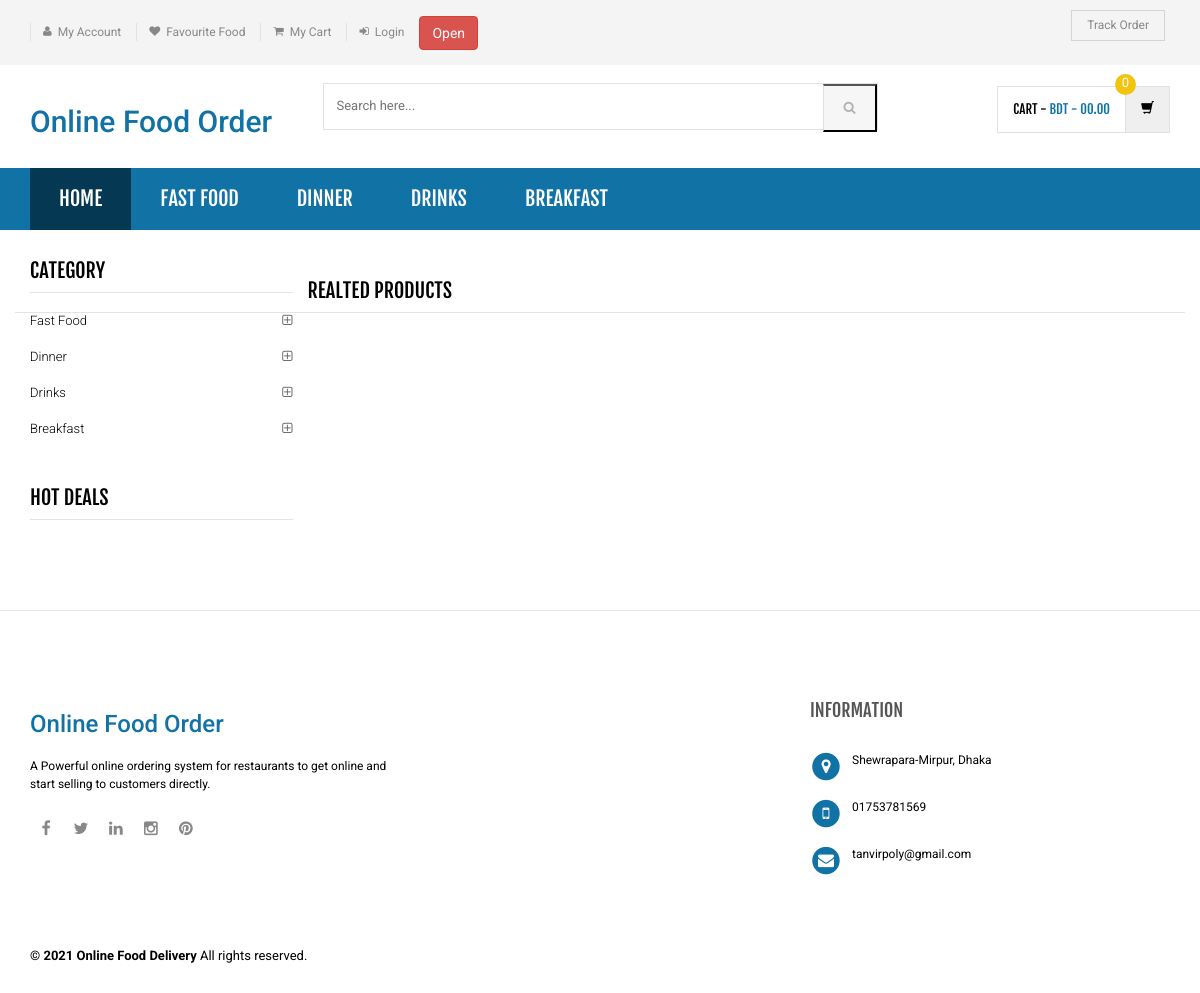
Page /product-details.php on the committed database.
### tables this page shows
CREATE TABLE `category` (
  `id` int(11) NOT NULL,
  `categoryName` varchar(255) DEFAULT NULL,
  `categoryDescription` longtext DEFAULT NULL,
  `creationDate` timestamp NOT NULL DEFAULT current_timestamp(),
  `updationDate` varchar(255) DEFAULT NULL
);

### product-details.php (the view, shortened to what this page needs)
<?php
include('includes/config.php');
?>
<!DOCTYPE html>
<html lang="en">
<head>
	<link rel="stylesheet" href="assets/css/bootstrap.min.css">
	<link rel="stylesheet" href="assets/css/main.css">
	<link rel="stylesheet" href="assets/css/green.css">
	<link rel="stylesheet" href="assets/css/owl.carousel.css">
	<link rel="stylesheet" href="assets/css/owl.transitions.css">
	<link href="assets/css/lightbox.css" rel="stylesheet">
	<link rel="stylesheet" href="assets/css/animate.min.css">
	<link rel="stylesheet" href="assets/css/rateit.css">
	<link rel="stylesheet" href="assets/css/bootstrap-select.min.css">
	<link rel="stylesheet" href="assets/css/config.css">
	<link href="assets/css/green.css" rel="alternate stylesheet" title="Green color">
	<link href="assets/css/blue.css" rel="alternate stylesheet" title="Blue color">
	<link href="assets/css/red.css" rel="alternate stylesheet" title="Red color">
	<link href="assets/css/orange.css" rel="alternate stylesheet" title="Orange color">
	<link href="assets/css/dark-green.css" rel="alternate stylesheet" title="Darkgreen color">
	<link rel="stylesheet" href="assets/css/font-awesome.min.css">
</head>
<body class="cnt-home">
	<header class="header-style-1">
		<?php include('includes/top-header.php');?>
		<?php include('includes/main-header.php');?>
		<?php include('includes/menu-bar.php');?>
	</header>
	<div class="body-content outer-top-xs">
		<div class='container'>
			<div class='row single-product outer-bottom-sm '>
				<div class='col-md-3 sidebar'>
					<div class="sidebar-module-container">
						<div class="sidebar-widget outer-bottom-xs wow fadeInUp">
							<h3 class="section-title">Category</h3>
							<div class="sidebar-widget-body m-t-10">
								<div class="accordion">
									<?php $sql=mysqli_query($con,"select id,categoryName  from category");
									while($row=mysqli_fetch_array($sql))
									{
										?>
										<div class="accordion-group">
											<div class="accordion-heading">
												<a href="category.php?cid=<?php echo $row['id'];?>"  class="accordion-toggle collapsed">
													<?php echo $row['categoryName'];?>
												</a>
											</div>
										</div>
									<?php } ?>
								</div>
							</div>
						</div>
						<div class="sidebar-widget hot-deals wow fadeInUp">
							<h3 class="section-title">hot deals</h3>
								</div>
							</div>
						</div>
									<section class="section featured-product wow fadeInUp">
										<h3 class="section-title">Realted Products </h3>
											</section>
										</div>
									</div>
								</div>
							<?php include('includes/footer.php');?>
						</body>
						</html>

### includes/menu-bar.php (shortened to what this page needs)
<div class="header-nav animate-dropdown">
    <div class="container">
        <div class="yamm navbar navbar-default" role="navigation">
            <div class="nav-bg-class">
                <div class="navbar-collapse collapse" id="mc-horizontal-menu-collapse">
                   <div class="nav-outer">
                      <ul class="nav navbar-nav">
                         <li class="active dropdown yamm-fw">
                            <a href="index.php" data-hover="dropdown" class="dropdown-toggle">Home</a>
                        </li>
                        <?php $sql=mysqli_query($con,"select id,categoryName  from category limit 6");
                        while($row=mysqli_fetch_array($sql))
                        {
                            ?>
                            <li class="dropdown yamm">
                                <a href="category.php?cid=<?php echo $row['id'];?>"> <?php echo $row['categoryName'];?></a>
                            </li>
                        <?php } ?>
                    </ul>
                    <div class="clearfix"></div>
                </div>
            </div>
        </div>
    </div>
</div>
</div>

### assets/css/green.css (style rules this page uses)
a { color: #1072a5; }
.header-style-1 .header-nav { background: #1072a5; }
.cnt-home .header-style-1 .header-nav .navbar .navbar-nav > li.active { background: #053852; }
.sidebar .sidebar-module-container .sidebar-widget .sidebar-widget-body .accordion .accordion-group .accordion-heading .accordion-toggle, .sidebar .sidebar-module-container .sidebar-widget .sidebar-widget-body .accordion .accordion-group .accordion-heading .accordion-toggle:hover, .sidebar .sidebar-module-container .sidebar-widget .sidebar-widget-body .accordion .accordion-group .accordion-heading .accordion-toggle:focus, .sidebar .sidebar-module-container .sidebar-widget .sidebar-widget-body .accordion .accordion-group .accordion-heading .accordion-toggle:after { color: #1072a5; }

### assets/css/lightbox.css (style rules this page uses)
body:after { content: url(../images/close.png) url(../images/loading.gif) url(../images/prev.png) url(../images/next.png); display: none; }

### assets/css/blue.css (style rules this page uses)
a { color: #3498db; }
.header-style-1 .header-nav { background: #3498db; }
.cnt-home .header-style-1 .header-nav .navbar .navbar-nav > li.active { background: #1d6ca1; }
.sidebar .sidebar-module-container .sidebar-widget .sidebar-widget-body .accordion .accordion-group .accordion-heading .accordion-toggle, .sidebar .sidebar-module-container .sidebar-widget .sidebar-widget-body .accordion .accordion-group .accordion-heading .accordion-toggle:hover, .sidebar .sidebar-module-container .sidebar-widget .sidebar-widget-body .accordion .accordion-group .accordion-heading .accordion-toggle:focus, .sidebar .sidebar-module-container .sidebar-widget .sidebar-widget-body .accordion .accordion-group .accordion-heading .accordion-toggle:after { color: #3498db; }

### assets/css/red.css (style rules this page uses)
a { color: #ff6c6c; }
.header-style-1 .header-nav { background: #ff6c6c; }
.cnt-home .header-style-1 .header-nav .navbar .navbar-nav > li.active { background: #ff1a1a; }
.sidebar .sidebar-module-container .sidebar-widget .sidebar-widget-body .accordion .accordion-group .accordion-heading .accordion-toggle, .sidebar .sidebar-module-container .sidebar-widget .sidebar-widget-body .accordion .accordion-group .accordion-heading .accordion-toggle:hover, .sidebar .sidebar-module-container .sidebar-widget .sidebar-widget-body .accordion .accordion-group .accordion-heading .accordion-toggle:focus, .sidebar .sidebar-module-container .sidebar-widget .sidebar-widget-body .accordion .accordion-group .accordion-heading .accordion-toggle:after { color: #ff6c6c; }

### assets/css/orange.css (style rules this page uses)
a { color: #f39c12; }
.header-style-1 .header-nav { background: #f39c12; }
.cnt-home .header-style-1 .header-nav .navbar .navbar-nav > li.active { background: #ab6c09; }
.sidebar .sidebar-module-container .sidebar-widget .sidebar-widget-body .accordion .accordion-group .accordion-heading .accordion-toggle, .sidebar .sidebar-module-container .sidebar-widget .sidebar-widget-body .accordion .accordion-group .accordion-heading .accordion-toggle:hover, .sidebar .sidebar-module-container .sidebar-widget .sidebar-widget-body .accordion .accordion-group .accordion-heading .accordion-toggle:focus, .sidebar .sidebar-module-container .sidebar-widget .sidebar-widget-body .accordion .accordion-group .accordion-heading .accordion-toggle:after { color: #f39c12; }

### assets/css/dark-green.css (style rules this page uses)
a { color: #12cca7; }
.header-style-1 .header-nav { background: #12cca7; }
.cnt-home .header-style-1 .header-nav .navbar .navbar-nav > li.active { background: #0b816a; }
.sidebar .sidebar-module-container .sidebar-widget .sidebar-widget-body .accordion .accordion-group .accordion-heading .accordion-toggle, .sidebar .sidebar-module-container .sidebar-widget .sidebar-widget-body .accordion .accordion-group .accordion-heading .accordion-toggle:hover, .sidebar .sidebar-module-container .sidebar-widget .sidebar-widget-body .accordion .accordion-group .accordion-heading .accordion-toggle:focus, .sidebar .sidebar-module-container .sidebar-widget .sidebar-widget-body .accordion .accordion-group .accordion-heading .accordion-toggle:after { color: #12cca7; }

### rows in the picture
category: categoryName "FAST FOOD", categoryName "Fast Food"
category: categoryName "DINNER", categoryName "Dinner"
category: categoryName "DRINKS", categoryName "Drinks"
category: categoryName "BREAKFAST", categoryName "Breakfast"
